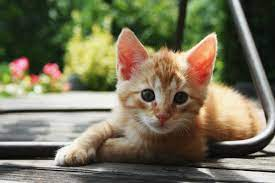
#> input picture download.jfif, 275 x 183 px
$ jupyter execute 'Image compression using FFT and IFFT.ipynb'   (shell and % lines are left out)
#> lines starting #> are read from the running program, lines starting #| are printed output that depends on the picture
[cell 1]
import numpy as np
import math
import matplotlib.pyplot as plt
import matplotlib.image as mpimg
from random import randrange, getrandbits
import random

# RSA Functions

[cell 2]
def encrypt(m,e,n):
    x = pow(m,e,n)
    return x

def decrpty(m,d,n):
    x = pow(m,d,n)
    return x

def power(x, y, p):

    res = 1


    x = x % p
    while (y > 0):


        if (y & 1):
            res = (res * x) % p


        y = y>>1; # y = y/2
        x = (x * x) % p

    return res


def miillerTest(d, n):


    a = 2 + random.randint(1, n - 4)

    x = power(a, d, n)

    if (x == 1 or x == n - 1):
        return True

    while (d != n - 1):
        x = (x * x) % n
        d *= 2

        if (x == 1):
            return False
        if (x == n - 1):
            return True

    # Return composite
    return False

def isPrime( n, k=4):
    # Corner cases
    if (n <= 1 or n == 4):
        return False
    if (n <= 3):
        return True


    d = n - 1
    while (d % 2 == 0):
        d //= 2

    for i in range(k):
        if (miillerTest(d, n) == False):
            return False

    return True


def gcd(a, b):
    if (a == 0):
        return b

    return gcd(b % a, a)

def egcd(a, b):
    if a == 0:
        return (b, 0, 1)
    else:
        g, y, x = egcd(b % a, a)
        return (g, x - (b // a) * y, y)

def modinv(a, m):
    g, x, y = egcd(a, m)
    if g != 1:
        return 0
    else:
        return x % m

def is_prime(n, k=128):


    if n == 2 or n == 3:
        return True
    if n <= 1 or n % 2 == 0:
        return False
    # find r and s
    s = 0
    r = n - 1
    while r & 1 == 0:
        s += 1
        r //= 2
    # do k tests
    for _ in range(k):
        a = randrange(2, n - 1)
        x = pow(a, r, n)
        if x != 1 and x != n - 1:
            j = 1
            while j < s and x != n - 1:
                x = pow(x, 2, n)
                if x == 1:
                    return False
                j += 1
            if x != n - 1:
                return False
    return True

def generate_prime_candidate(length):

    # generate random bits
    p = getrandbits(length)
    p |= (1 << length - 1) | 1
    return p
def generate_prime_number(length):

    p = 4
    while not is_prime(p,128):
        p = generate_prime_candidate(length)
    return p

# Padding vectors

[cell 3]
def pad1D(A,B):
    A,B = np.concatenate([A,np.zeros_like(B)]) , np.concatenate([B,np.zeros_like(A)])
    if math.ceil(math.log(A.shape[0],2))!= math.floor(math.log(A.shape[0],2)):
        A = np.pad(A,(0,2**(math.ceil(math.log(len(A),2))) - len(A)), mode = 'constant')
        B = np.pad(B,(0,2**(math.ceil(math.log(len(B),2))) - len(B)), mode = 'constant')
    return A,B

[cell 4]
def pad2d(A):
    math.ceil(math.log(A.shape[1],2))!= math.floor(math.log(A.shape[1],2))
    a,b = 2**(math.ceil(math.log(A.shape[0],2))) - A.shape[0] ,2**(math.ceil(math.log(A.shape[1],2))) - A.shape[1]
    B = np.pad(A,((0,a),(0,b)), mode = 'constant')
    return B

# DFT And FFT

[cell 5]
def dft(x, inverse) :
    x = np.asarray(x,dtype = 'complex_')
    N = x.shape[0]
    n = np.arange(N)
    k = n.reshape((N, 1))
    M = np.exp(-2j * np.pi * k * n * inverse  / N)
    x[0] = np.dot(x[0],M[0][0])
    return np.dot(M,x)

[cell 6]
def FFT(x,inverse):
    x = np.asarray(x, dtype='complex_')
    N = x.shape[0]
    if N ==1 :
        return (x)

    X_even = FFT(x[::2], inverse)
    X_odd = FFT(x[1::2], inverse)
    factor = np.exp(-2j * np.pi  * np.arange(N) * inverse  / N,dtype = 'complex_')

    return np.concatenate([X_even + factor[:N // 2] * X_odd,
                            X_even + factor[N // 2:] * X_odd])

[cell 7]
def fft2d(A1):

    return FFT(A1,1)

def ifft2d(A1):

    return FFT(A1,-1)

# Polynomial multiplication and RSA enc/dec

[cell 8]
def pointwisemul(A,B):
    return np.multiply(A,B)

[cell 9]
A = np.random.random(1024)
B = np.random.random(1024)

AP, BP = pad1D(A, B)

A_dft = dft(AP,1)
B_dft = dft(BP,1)

A_fft = FFT(AP,1)
B_fft = FFT(BP,1)

C_x = pointwisemul(A_fft,B_fft)
C_x = (1/C_x.shape[0]) * (FFT(C_x, -1))

'''
RSA
'''

bits = int(input("enter no of bits : "))
#> the answer given: 3

p1 = generate_prime_number(bits)
while(not isPrime(p1)):
    p1 = generate_prime_number(bits)

q1 = generate_prime_number(bits)
while(not isPrime(q1)):
    q1 = generate_prime_number(bits)


num1 = p1*q1
phi1 = (p1-1)*(q1-1)


e1 = 3
d1 = 0

while(gcd(e1,phi1)!=1 or d1 == 0):
    e1 = e1+2
    d1 = modinv(e1,phi1)
    if(d1 == 0):
        e1 = e1+2

import math
def complexe_modulo(z):
    a = z.real
    b = z.imag
    return math.sqrt(a**2+b**2)

test = C_x

lst = []
for i in test:
    x = complexe_modulo(i)
    lst.append(int(x))

print("encrypting ......")
enc = []
for i in lst:
    en = encrypt(i,e1,num1)
    enc.append(en)

print("decrypting ......")
dec = []
for e in enc:
    x = decrpty(e,d1,num1)
    dec.append(x)


flag = 1
for i in range(0,len(lst)):
    if(lst[i] != dec[i]):
        flag = 0
        break

if flag:
    print("the lists match")

else:
    print("the lists dont match")

'''
***************************
'''

print(np.allclose(FFT(AP,1), np.fft.fft(AP)))

print(np.allclose(C_x, np.fft.ifft(np.fft.fft(AP) * np.fft.fft(BP))))

[cell 10]
x = np.random.random(1024)
dft(x,1)
FFT(x,1)
np.fft.fft(x)
FFT(x,-1)
np.fft.ifft(x)

# 2d FFT/IFFT on random matrix

[cell 11]
np.polymul(A,B).shape
C_x.shape

[cell 12]
A = np.reshape(np.random.random(8* 7),(8, 7))
S = A.shape
A = pad2d(A)
A.shape

[cell 13]
plt.imshow(A)
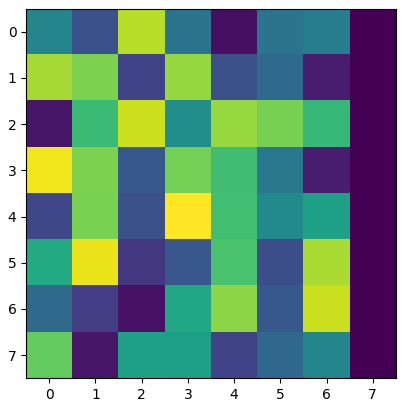
#> figure drawn by matplotlib, 1 panel

[cell 14]
A = np.apply_along_axis(fft2d, 0, A)
A = np.apply_along_axis(fft2d, 1, A)
A = np.apply_along_axis(ifft2d, 1, A)
A = np.apply_along_axis(ifft2d, 0, A).real
plt.imshow(A)

[cell 15]
A = A[:S[0], :S[1]]
plt.imshow(A)
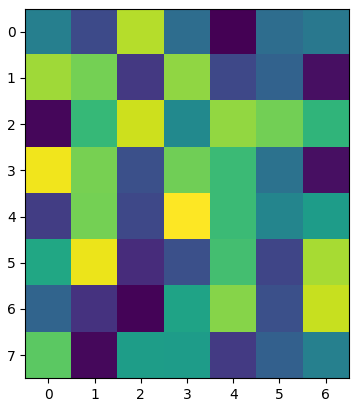
#> figure drawn by matplotlib, 1 panel

# Image Compression using FFT

[cell 16]
import cv2 as cv
img = cv.imread("download.jfif")
#> img is the input picture: shape (183, 275, 3); mean B, G, R 88.6, 113.8, 118.3
img = cv.cvtColor(img,cv.COLOR_RGB2GRAY)
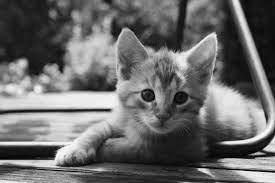
#> img: shape (183, 275); min 0, max 255, mean 106.8
shape = np.array(img).shape
#> shape = (183, 275)
plt.imshow(img,cmap='gray')

[cell 17]
A = pad2d(np.array(img))
#> in pad2d (call 2), `B = np.pad(A,((0,a),(0,b)), mode = 'constant')`:
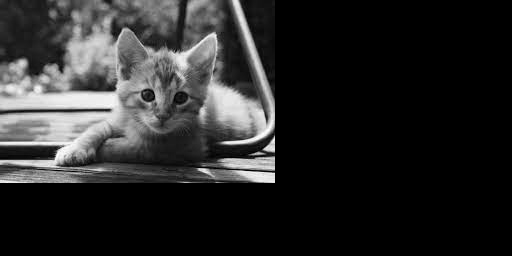
#> B: shape (256, 512); min 0, max 255, mean 41
